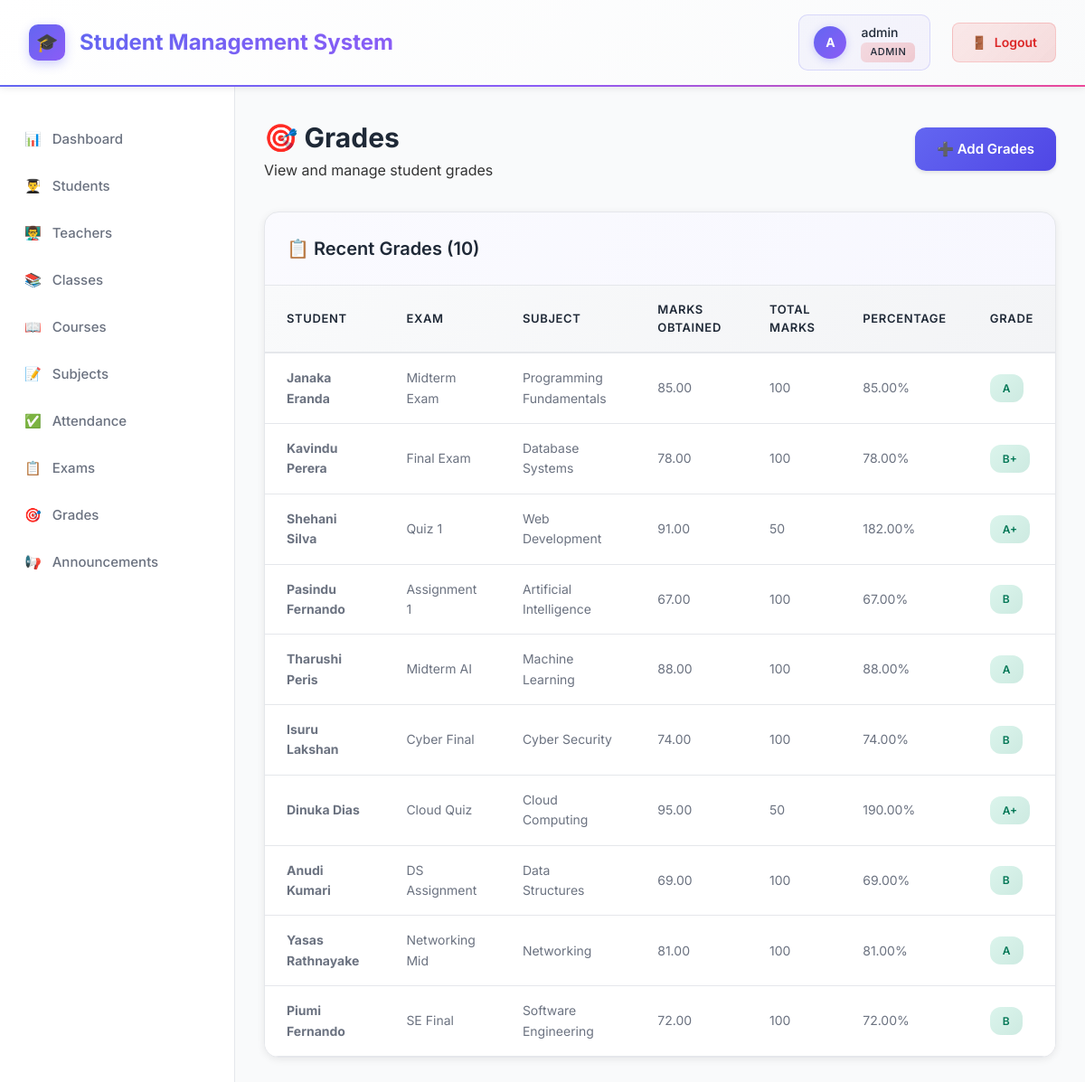
Page /grades/index.php (signed in) on the committed database.
### tables this page shows
CREATE TABLE grades (
    id INT AUTO_INCREMENT PRIMARY KEY,
    student_id INT NOT NULL,
    exam_id INT NOT NULL,
    marks_obtained DECIMAL(5,2) NOT NULL,
    grade VARCHAR(5),
    remarks TEXT,
    created_at TIMESTAMP DEFAULT CURRENT_TIMESTAMP,
    updated_at TIMESTAMP DEFAULT CURRENT_TIMESTAMP ON UPDATE CURRENT_TIMESTAMP,
    FOREIGN KEY (student_id) REFERENCES students(id) ON DELETE CASCADE,
    FOREIGN KEY (exam_id) REFERENCES exams(id) ON DELETE CASCADE,
    UNIQUE KEY unique_grade (student_id, exam_id)
);

CREATE TABLE students (
    id INT AUTO_INCREMENT PRIMARY KEY,
    user_id INT,
    student_id VARCHAR(20) UNIQUE NOT NULL,
    first_name VARCHAR(50) NOT NULL,
    last_name VARCHAR(50) NOT NULL,
    date_of_birth DATE,
    gender ENUM('Male', 'Female', 'Other'),
    phone VARCHAR(20),
    address TEXT,
    guardian_name VARCHAR(100),
    guardian_phone VARCHAR(20),
    admission_date DATE,
    photo VARCHAR(255),
    status ENUM('active', 'inactive', 'graduated') DEFAULT 'active',
    created_at TIMESTAMP DEFAULT CURRENT_TIMESTAMP,
    updated_at TIMESTAMP DEFAULT CURRENT_TIMESTAMP ON UPDATE CURRENT_TIMESTAMP,
    FOREIGN KEY (user_id) REFERENCES users(id) ON DELETE CASCADE
);

CREATE TABLE exams (
    id INT AUTO_INCREMENT PRIMARY KEY,
    exam_name VARCHAR(100) NOT NULL,
    exam_type ENUM('midterm', 'final', 'quiz', 'assignment') NOT NULL,
    class_id INT NOT NULL,
    subject_id INT NOT NULL,
    exam_date DATE NOT NULL,
    total_marks INT NOT NULL,
    duration VARCHAR(20),
    created_at TIMESTAMP DEFAULT CURRENT_TIMESTAMP,
    FOREIGN KEY (class_id) REFERENCES classes(id) ON DELETE CASCADE,
    FOREIGN KEY (subject_id) REFERENCES subjects(id) ON DELETE CASCADE
);

CREATE TABLE subjects (
    id INT AUTO_INCREMENT PRIMARY KEY,
    subject_code VARCHAR(20) UNIQUE NOT NULL,
    subject_name VARCHAR(100) NOT NULL,
    description TEXT,
    class_id INT,
    teacher_id INT,
    created_at TIMESTAMP DEFAULT CURRENT_TIMESTAMP,
    FOREIGN KEY (class_id) REFERENCES classes(id) ON DELETE CASCADE,
    FOREIGN KEY (teacher_id) REFERENCES teachers(id) ON DELETE SET NULL
);

### config/config.php (called while the page is built, shortened)
<?php
function hasRole(string $role): bool {
    return isset($_SESSION['role']) && $_SESSION['role'] === $role;
}

### grades/index.php (the view, shortened to what this page needs)
<?php
require_once '../config/config.php';
$database = new Database();
$db = $database->getConnection();
$params = [];
$scopeSql = '';
$query = "SELECT g.*, s.student_id, s.first_name, s.last_name,
          e.exam_name, e.total_marks, sub.subject_name
          FROM grades g
          JOIN students s ON g.student_id = s.id
          JOIN exams e ON g.exam_id = e.id
          JOIN classes c ON c.id = e.class_id
          JOIN subjects sub ON e.subject_id = sub.id
          $scopeSql
          ORDER BY g.created_at DESC LIMIT 50";
$stmt = $db->prepare($query);
$stmt->execute($params);
$grades = $stmt->fetchAll();
?>
<!DOCTYPE html>
<html lang="en">
<head>
    <link rel="stylesheet" href="../assets/css/style.css">
</head>
<body>
    <?php include '../includes/header.php'; ?>
    <div class="container">
        <?php include '../includes/sidebar.php'; ?>
        <main class="main-content">
            <div class="page-header">
                <div>
                    <h1>🎯 Grades</h1>
                    <p>View and manage student grades</p>
                </div>
                <?php if (hasRole('admin') || hasRole('teacher')): ?>
                    <a href="add.php" class="btn btn-primary">
                        ➕ Add Grades
                    </a>
                <?php endif; ?>
            </div>
            <div class="card">
                <div class="card-header">
                    <h2>📋 Recent Grades (<?php echo count($grades); ?>)</h2>
                </div>
                <div class="card-body">
                    <?php if (count($grades) > 0): ?>
                        <div class="table-responsive">
                            <table class="data-table">
                                <thead>
                                    <tr>
                                        <th>Student</th>
                                        <th>Exam</th>
                                        <th>Subject</th>
                                        <th>Marks Obtained</th>
                                        <th>Total Marks</th>
                                        <th>Percentage</th>
                                        <th>Grade</th>
                                    </tr>
                                </thead>
                                <tbody>
                                    <?php foreach ($grades as $grade): ?>
                                        <?php
                                        $percentage = $grade['total_marks'] > 0 ? ($grade['marks_obtained'] / $grade['total_marks']) * 100 : 0;
                                        ?>
                                        <tr>
                                            <td><strong><?php echo htmlspecialchars($grade['first_name'] . ' ' . $grade['last_name']); ?></strong></td>
                                            <td><?php echo htmlspecialchars($grade['exam_name']); ?></td>
                                            <td><?php echo htmlspecialchars($grade['subject_name']); ?></td>
                                            <td><?php echo $grade['marks_obtained']; ?></td>
                                            <td><?php echo $grade['total_marks']; ?></td>
                                            <td><?php echo number_format($percentage, 2); ?>%</td>
                                            <td>
                                                <span class="badge badge-<?php echo $percentage >= 50 ? 'active' : 'inactive'; ?>">
                                                    <?php echo htmlspecialchars($grade['grade']); ?>
                                                </span>
                                            </td>
                                        </tr>
                                    <?php endforeach; ?>
                                </tbody>
                            </table>
                        </div>
                    <?php endif; ?>
                </div>
            </div>
        </main>
    </div>
</body>
</html>

### assets/css/style.css (style rules this page uses)
* { margin: 0; padding: 0; box-sizing: border-box; }
:root { --primary-color: #6366F1; --primary-dark: #4F46E5; --secondary-color: #10B981; --danger-color: #EF4444; --warning-color: #F59E0B; --info-color: #3B82F6; --dark-color: #1F2937; --gray-medium: #6B7280; --gray-light: #9CA3AF; --light-color: #F9FAFB; --white: #FFFFFF; --border-color: #E5E7EB; }
body { font-family: 'Inter', -apple-system, BlinkMacSystemFont, 'Segoe UI', Roboto, sans-serif; background: #f5f5f5; color: #333; line-height: 1.6; }
.container { display: flex; min-height: calc(100vh - 70px); }
.main-content { flex: 1; padding: 2rem; background: var(--light-color); overflow-y: auto; }
.page-header { display: flex; justify-content: space-between; align-items: center; margin-bottom: 2rem; }
.page-header h1 { font-size: 1.875rem; color: var(--dark-color); font-weight: 700; margin: 0; }
.card { background: var(--white); border-radius: 16px; box-shadow: 0 2px 8px rgba(0, 0, 0, 0.08); margin-bottom: 1.5rem; overflow: hidden; border: 1px solid var(--border-color); transition: all 0.3s; }
.card-header { padding: 1.5rem; border-bottom: 1px solid var(--border-color); background: linear-gradient(135deg, rgba(99, 102, 241, 0.03), rgba(99, 102, 241, 0.05)); display: flex; justify-content: space-between; align-items: center; gap: 1rem; }
.card-header h2 { font-size: 1.25rem; color: var(--dark-color); font-weight: 600; margin: 0; }
.card-body { padding: 0; }
.data-table { width: 100%; border-collapse: collapse; background: var(--white); }
.data-table thead { background: linear-gradient(135deg, #F9FAFB, #F3F4F6); }
.data-table th { padding: 1rem 1.5rem; text-align: left; font-weight: 600; color: var(--dark-color); font-size: 0.8125rem; text-transform: uppercase; letter-spacing: 0.05em; border-bottom: 2px solid var(--border-color); }
.data-table td { padding: 1rem 1.5rem; border-bottom: 1px solid var(--border-color); color: var(--gray-medium); font-size: 0.875rem; }
.data-table tbody tr { transition: all 0.2s; }
.btn { display: inline-flex; align-items: center; justify-content: center; gap: 8px; padding: 12px 24px; border: none; border-radius: 12px; font-size: 15px; font-weight: 600; cursor: pointer; text-decoration: none; transition: all 0.3s; box-shadow: 0 2px 4px rgba(0, 0, 0, 0.1); font-family: inherit; }
.btn-primary { background: linear-gradient(135deg, var(--primary-color), var(--primary-dark)); color: var(--white); }
.badge { display: inline-block; padding: 0.375rem 0.875rem; font-size: 0.75rem; font-weight: 600; border-radius: 12px; text-transform: capitalize; }
.badge-active { background: linear-gradient(135deg, rgba(16, 185, 129, 0.15), rgba(5, 150, 105, 0.2)); color: #047857; }

### rows in the picture
grades: student.last_name "Janaka Eranda", exam.exam_name "Midterm Exam", subjects.subject_name "Programming Fundamentals", marks_obtained "85.00", exam.total_marks "100", grade "A"
grades: student.last_name "Kavindu Perera", exam.exam_name "Final Exam", subjects.subject_name "Database Systems", marks_obtained "78.00", exam.total_marks "100", grade "B+"
grades: student.last_name "Shehani Silva", exam.exam_name "Quiz 1", subjects.subject_name "Web Development", marks_obtained "91.00", exam.total_marks "50", percentage "182.00", grade "A+"
grades: student.last_name "Pasindu Fernando", exam.exam_name "Assignment 1", subjects.subject_name "Artificial Intelligence", marks_obtained "67.00", exam.total_marks "100", grade "B"
grades: student.last_name "Tharushi Peris", exam.exam_name "Midterm AI", subjects.subject_name "Machine Learning", marks_obtained "88.00", exam.total_marks "100", grade "A"
grades: student.last_name "Isuru Lakshan", exam.exam_name "Cyber Final", subjects.subject_name "Cyber Security", marks_obtained "74.00", exam.total_marks "100", grade "B"
grades: student.last_name "Dinuka Dias", exam.exam_name "Cloud Quiz", subjects.subject_name "Cloud Computing", marks_obtained "95.00", exam.total_marks "50", percentage "190.00", grade "A+"
grades: student.last_name "Anudi Kumari", exam.exam_name "DS Assignment", subjects.subject_name "Data Structures", marks_obtained "69.00", exam.total_marks "100", grade "B"
grades: student.last_name "Yasas Rathnayake", exam.exam_name "Networking Mid", subjects.subject_name "Networking", marks_obtained "81.00", exam.total_marks "100", grade "A"
grades: student.last_name "Piumi Fernando", exam.exam_name "SE Final", subjects.subject_name "Software Engineering", marks_obtained "72.00", exam.total_marks "100", grade "B"

### other values in the picture
substr($username, 0, 1) "A"
$username "admin"
$_SESSION['role'] "ADMIN"
count($grades) "10"
